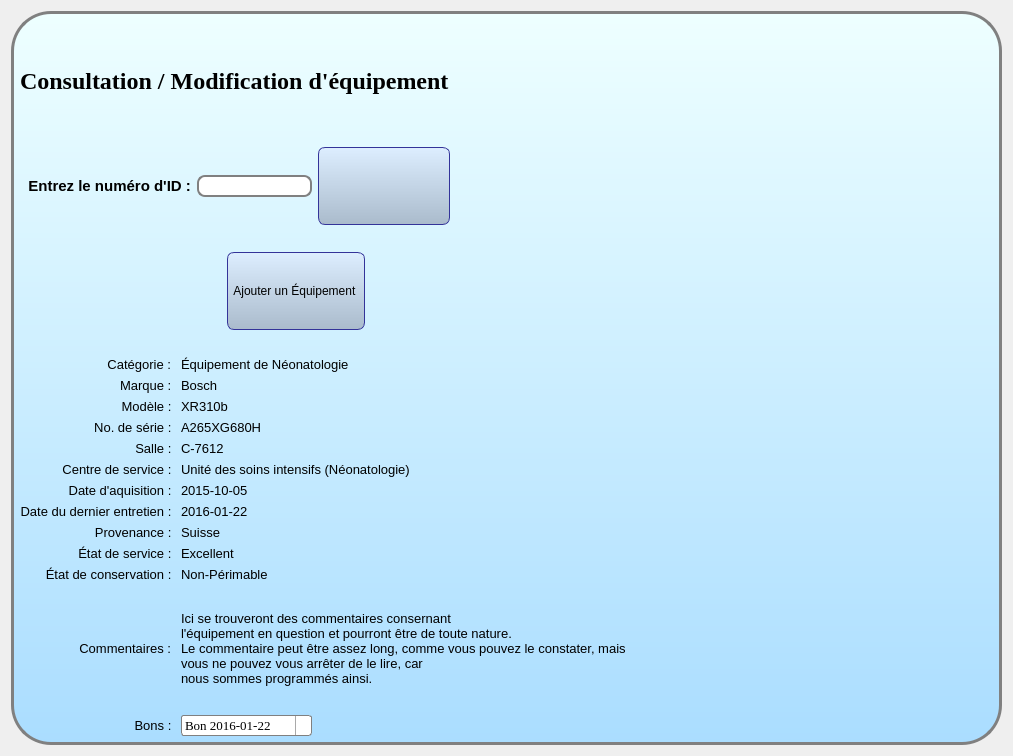
<?xml version="1.0" encoding="UTF-8"?>
<ui version="4.0">
 <class>BackgroundFrame</class>
 <widget class="QWidget" name="BackgroundFrame">
  <property name="geometry">
   <rect>
    <x>0</x>
    <y>0</y>
    <width>1013</width>
    <height>756</height>
   </rect>
  </property>
  <property name="windowTitle">
   <string>Form</string>
  </property>
  <property name="styleSheet">
   <string notr="true"/>
  </property>
  <layout class="QGridLayout" name="gridLayout">
   <item row="0" column="0">
    <widget class="QWidget" name="MainFrame" native="true">
     <property name="styleSheet">
      <string notr="true">#ConsultationEquip {
background: gray;
}

#MainFrame {
border: 3px solid gray;
border-radius: 40px;
background: QLinearGradient(x1: 0, y1: 0, x2: 0, y2: 1, stop: 0 #eff, stop: 1 #adf);
}
QLineEdit {
padding: 1px;
border-style: solid;
border: 2px solid gray;
border-radius: 8px;
min-width: 50px
}

QPushButton {
color: black;
background-color: qlineargradient(x1: 0, y1: 0, x2: 0, y2: 1, stop: 0 #def, stop: 1 #abc);
border-width: 1px;
border-color: #339;
border-style: solid;
border-radius: 7;
padding: 3px;
font-size: 12px;
font-police: Times New Roman;
padding-left: 5px;
padding-right: 5px;
min-width: 120px;
max-width: 200px;
min-height: 70px;
max-height: 70px;
}
QComboBox {
    border: 1px solid gray;
    border-radius: 3px;
    padding: 1px 18px 1px 3px;
    min-width: 8em;
}

QComboBox:editable {
    background: white;
}

QComboBox:!editable, QComboBox::drop-down:editable {
     background: qlineargradient(x1: 0, y1: 0, x2: 0, y2: 1,
                                 stop: 0 #E1E1E1, stop: 0.4 #DDDDDD,
                                 stop: 0.5 #D8D8D8, stop: 1.0 #D3D3D3);
}

/* QComboBox gets the &quot;on&quot; state when the popup is open */
QComboBox:!editable:on, QComboBox::drop-down:editable:on {
    background: qlineargradient(x1: 0, y1: 0, x2: 0, y2: 1,
                                stop: 0 #D3D3D3, stop: 0.4 #D8D8D8,
                                stop: 0.5 #DDDDDD, stop: 1.0 #E1E1E1);
}

QComboBox:on { /* shift the text when the popup opens */
    padding-top: 3px;
    padding-left: 4px;
}

QComboBox::drop-down {
    subcontrol-origin: padding;
    subcontrol-position: top right;
    width: 15px;

    border-left-width: 1px;
    border-left-color: darkgray;
    border-left-style: solid; /* just a single line */
    border-top-right-radius: 3px; /* same radius as the QComboBox */
    border-bottom-right-radius: 3px;
}

QComboBox::down-arrow {
    image: url(/usr/share/icons/crystalsvg/16x16/actions/1downarrow.png);
}

QComboBox::down-arrow:on { /* shift the arrow when popup is open */
    top: 1px;
    left: 1px;
}</string>
     </property>
     <layout class="QGridLayout" name="gridLayout_2">
      <item row="3" column="1" colspan="2">
       <layout class="QVBoxLayout" name="verticalLayout_2">
        <item>
         <widget class="QLabel" name="label_7">
          <property name="font">
           <font>
            <pointsize>10</pointsize>
           </font>
          </property>
          <property name="text">
           <string>Équipement de Néonatologie</string>
          </property>
          <property name="alignment">
           <set>Qt::AlignLeading|Qt::AlignLeft|Qt::AlignVCenter</set>
          </property>
         </widget>
        </item>
        <item>
         <widget class="QLabel" name="label_35">
          <property name="font">
           <font>
            <pointsize>10</pointsize>
           </font>
          </property>
          <property name="text">
           <string>Bosch</string>
          </property>
          <property name="alignment">
           <set>Qt::AlignLeading|Qt::AlignLeft|Qt::AlignVCenter</set>
          </property>
         </widget>
        </item>
        <item>
         <widget class="QLabel" name="label_36">
          <property name="font">
           <font>
            <pointsize>10</pointsize>
           </font>
          </property>
          <property name="text">
           <string>XR310b</string>
          </property>
          <property name="alignment">
           <set>Qt::AlignLeading|Qt::AlignLeft|Qt::AlignVCenter</set>
          </property>
         </widget>
        </item>
        <item>
         <widget class="QLabel" name="label_37">
          <property name="font">
           <font>
            <pointsize>10</pointsize>
           </font>
          </property>
          <property name="text">
           <string>A265XG680H</string>
          </property>
          <property name="alignment">
           <set>Qt::AlignLeading|Qt::AlignLeft|Qt::AlignVCenter</set>
          </property>
         </widget>
        </item>
        <item>
         <widget class="QLabel" name="label_38">
          <property name="font">
           <font>
            <pointsize>10</pointsize>
           </font>
          </property>
          <property name="text">
           <string>C-7612</string>
          </property>
          <property name="alignment">
           <set>Qt::AlignLeading|Qt::AlignLeft|Qt::AlignVCenter</set>
          </property>
         </widget>
        </item>
        <item>
         <widget class="QLabel" name="label_39">
          <property name="font">
           <font>
            <pointsize>10</pointsize>
           </font>
          </property>
          <property name="text">
           <string>Unité des soins intensifs (Néonatologie)</string>
          </property>
          <property name="alignment">
           <set>Qt::AlignLeading|Qt::AlignLeft|Qt::AlignVCenter</set>
          </property>
         </widget>
        </item>
        <item>
         <widget class="QLabel" name="label_40">
          <property name="font">
           <font>
            <pointsize>10</pointsize>
           </font>
          </property>
          <property name="text">
           <string>2015-10-05</string>
          </property>
          <property name="alignment">
           <set>Qt::AlignLeading|Qt::AlignLeft|Qt::AlignVCenter</set>
          </property>
         </widget>
        </item>
        <item>
         <widget class="QLabel" name="label_41">
          <property name="font">
           <font>
            <pointsize>10</pointsize>
           </font>
          </property>
          <property name="text">
           <string>2016-01-22</string>
          </property>
          <property name="alignment">
           <set>Qt::AlignLeading|Qt::AlignLeft|Qt::AlignVCenter</set>
          </property>
         </widget>
        </item>
        <item>
         <widget class="QLabel" name="label_42">
          <property name="font">
           <font>
            <pointsize>10</pointsize>
           </font>
          </property>
          <property name="text">
           <string>Suisse</string>
          </property>
          <property name="alignment">
           <set>Qt::AlignLeading|Qt::AlignLeft|Qt::AlignVCenter</set>
          </property>
         </widget>
        </item>
        <item>
         <widget class="QLabel" name="label_43">
          <property name="font">
           <font>
            <pointsize>10</pointsize>
           </font>
          </property>
          <property name="text">
           <string>Excellent</string>
          </property>
          <property name="alignment">
           <set>Qt::AlignLeading|Qt::AlignLeft|Qt::AlignVCenter</set>
          </property>
         </widget>
        </item>
        <item>
         <widget class="QLabel" name="label_44">
          <property name="font">
           <font>
            <pointsize>10</pointsize>
           </font>
          </property>
          <property name="text">
           <string>Non-Périmable</string>
          </property>
          <property name="alignment">
           <set>Qt::AlignLeading|Qt::AlignLeft|Qt::AlignVCenter</set>
          </property>
         </widget>
        </item>
       </layout>
      </item>
      <item row="4" column="0">
       <layout class="QHBoxLayout" name="horizontalLayout_7">
        <item alignment="Qt::AlignRight">
         <widget class="QLabel" name="label_34">
          <property name="font">
           <font>
            <pointsize>10</pointsize>
           </font>
          </property>
          <property name="text">
           <string>Commentaires : </string>
          </property>
          <property name="alignment">
           <set>Qt::AlignCenter</set>
          </property>
         </widget>
        </item>
       </layout>
      </item>
      <item row="4" column="1" colspan="2">
       <layout class="QHBoxLayout" name="horizontalLayout_5">
        <item>
         <widget class="QLabel" name="label_45">
          <property name="font">
           <font>
            <pointsize>10</pointsize>
           </font>
          </property>
          <property name="text">
           <string>Ici se trouveront des commentaires consernant
l'équipement en question et pourront être de toute nature.
Le commentaire peut être assez long, comme vous pouvez le constater, mais
vous ne pouvez vous arrêter de le lire, car
nous sommes programmés ainsi.</string>
          </property>
          <property name="alignment">
           <set>Qt::AlignLeading|Qt::AlignLeft|Qt::AlignVCenter</set>
          </property>
         </widget>
        </item>
       </layout>
      </item>
      <item row="5" column="0">
       <layout class="QHBoxLayout" name="horizontalLayout_8">
        <item>
         <widget class="QLabel" name="label_46">
          <property name="font">
           <font>
            <pointsize>10</pointsize>
           </font>
          </property>
          <property name="text">
           <string>Bons : </string>
          </property>
          <property name="alignment">
           <set>Qt::AlignRight|Qt::AlignTrailing|Qt::AlignVCenter</set>
          </property>
         </widget>
        </item>
       </layout>
      </item>
      <item row="5" column="1">
       <layout class="QHBoxLayout" name="horizontalLayout_6">
        <item alignment="Qt::AlignLeft">
         <widget class="QComboBox" name="comboBox">
          <property name="font">
           <font>
            <family>Times New Roman</family>
            <pointsize>10</pointsize>
           </font>
          </property>
          <property name="maxCount">
           <number>2147483645</number>
          </property>
          <property name="sizeAdjustPolicy">
           <enum>QComboBox::AdjustToContentsOnFirstShow</enum>
          </property>
          <item>
           <property name="text">
            <string>Bon 2016-01-22</string>
           </property>
           <property name="icon">
            <iconset>
             <normaloff>view-icon.png</normaloff>view-icon.png</iconset>
           </property>
          </item>
          <item>
           <property name="text">
            <string>Bon 2016-03-07</string>
           </property>
           <property name="icon">
            <iconset>
             <normaloff>view-icon.png</normaloff>view-icon.png</iconset>
           </property>
          </item>
          <item>
           <property name="text">
            <string>Bon 2016-05-12</string>
           </property>
           <property name="icon">
            <iconset>
             <normaloff>view-icon.png</normaloff>view-icon.png</iconset>
           </property>
          </item>
         </widget>
        </item>
       </layout>
      </item>
      <item row="3" column="0">
       <layout class="QVBoxLayout" name="verticalLayout">
        <item alignment="Qt::AlignRight">
         <widget class="QLabel" name="label_5">
          <property name="font">
           <font>
            <pointsize>10</pointsize>
           </font>
          </property>
          <property name="text">
           <string>Catégorie : </string>
          </property>
          <property name="alignment">
           <set>Qt::AlignCenter</set>
          </property>
         </widget>
        </item>
        <item alignment="Qt::AlignRight">
         <widget class="QLabel" name="label_28">
          <property name="font">
           <font>
            <pointsize>10</pointsize>
           </font>
          </property>
          <property name="text">
           <string>Marque : </string>
          </property>
          <property name="alignment">
           <set>Qt::AlignCenter</set>
          </property>
         </widget>
        </item>
        <item>
         <widget class="QLabel" name="label_32">
          <property name="font">
           <font>
            <pointsize>10</pointsize>
           </font>
          </property>
          <property name="text">
           <string>Modèle : </string>
          </property>
          <property name="alignment">
           <set>Qt::AlignRight|Qt::AlignTrailing|Qt::AlignVCenter</set>
          </property>
         </widget>
        </item>
        <item>
         <widget class="QLabel" name="label_30">
          <property name="font">
           <font>
            <pointsize>10</pointsize>
           </font>
          </property>
          <property name="text">
           <string>No. de série : </string>
          </property>
          <property name="alignment">
           <set>Qt::AlignRight|Qt::AlignTrailing|Qt::AlignVCenter</set>
          </property>
         </widget>
        </item>
        <item>
         <widget class="QLabel" name="label_31">
          <property name="font">
           <font>
            <pointsize>10</pointsize>
           </font>
          </property>
          <property name="text">
           <string>Salle : </string>
          </property>
          <property name="alignment">
           <set>Qt::AlignRight|Qt::AlignTrailing|Qt::AlignVCenter</set>
          </property>
         </widget>
        </item>
        <item>
         <widget class="QLabel" name="label_33">
          <property name="font">
           <font>
            <pointsize>10</pointsize>
           </font>
          </property>
          <property name="text">
           <string>Centre de service : </string>
          </property>
          <property name="alignment">
           <set>Qt::AlignRight|Qt::AlignTrailing|Qt::AlignVCenter</set>
          </property>
         </widget>
        </item>
        <item>
         <widget class="QLabel" name="label_29">
          <property name="font">
           <font>
            <pointsize>10</pointsize>
           </font>
          </property>
          <property name="text">
           <string>Date d'aquisition : </string>
          </property>
          <property name="alignment">
           <set>Qt::AlignRight|Qt::AlignTrailing|Qt::AlignVCenter</set>
          </property>
         </widget>
        </item>
        <item>
         <widget class="QLabel" name="label_27">
          <property name="font">
           <font>
            <pointsize>10</pointsize>
           </font>
          </property>
          <property name="text">
           <string>Date du dernier entretien : </string>
          </property>
          <property name="alignment">
           <set>Qt::AlignRight|Qt::AlignTrailing|Qt::AlignVCenter</set>
          </property>
         </widget>
        </item>
        <item>
         <widget class="QLabel" name="label_26">
          <property name="font">
           <font>
            <pointsize>10</pointsize>
           </font>
          </property>
          <property name="text">
           <string>Provenance : </string>
          </property>
          <property name="alignment">
           <set>Qt::AlignRight|Qt::AlignTrailing|Qt::AlignVCenter</set>
          </property>
         </widget>
        </item>
        <item>
         <widget class="QLabel" name="label_14">
          <property name="font">
           <font>
            <pointsize>10</pointsize>
           </font>
          </property>
          <property name="text">
           <string>État de service : </string>
          </property>
          <property name="alignment">
           <set>Qt::AlignRight|Qt::AlignTrailing|Qt::AlignVCenter</set>
          </property>
         </widget>
        </item>
        <item>
         <widget class="QLabel" name="label_17">
          <property name="font">
           <font>
            <pointsize>10</pointsize>
           </font>
          </property>
          <property name="text">
           <string>État de conservation : </string>
          </property>
          <property name="alignment">
           <set>Qt::AlignRight|Qt::AlignTrailing|Qt::AlignVCenter</set>
          </property>
         </widget>
        </item>
       </layout>
      </item>
      <item row="0" column="0" colspan="3">
       <layout class="QHBoxLayout" name="horizontalLayout">
        <item>
         <widget class="QLabel" name="titre">
          <property name="font">
           <font>
            <family>Times New Roman</family>
            <pointsize>18</pointsize>
            <weight>75</weight>
            <italic>false</italic>
            <bold>true</bold>
            <underline>false</underline>
           </font>
          </property>
          <property name="text">
           <string>Consultation / Modification d'équipement</string>
          </property>
         </widget>
        </item>
        <item>
         <spacer name="horizontalSpacer_2">
          <property name="orientation">
           <enum>Qt::Horizontal</enum>
          </property>
          <property name="sizeHint" stdset="0">
           <size>
            <width>40</width>
            <height>20</height>
           </size>
          </property>
         </spacer>
        </item>
       </layout>
      </item>
      <item row="1" column="0" colspan="2">
       <layout class="QHBoxLayout" name="horizontalLayout_3">
        <item>
         <widget class="QLabel" name="label_6">
          <property name="font">
           <font>
            <pointsize>11</pointsize>
            <weight>75</weight>
            <bold>true</bold>
           </font>
          </property>
          <property name="text">
           <string>  Entrez le numéro d'ID :</string>
          </property>
          <property name="alignment">
           <set>Qt::AlignCenter</set>
          </property>
         </widget>
        </item>
        <item>
         <widget class="QLineEdit" name="lineEdit"/>
        </item>
       </layout>
      </item>
      <item row="1" column="2">
       <layout class="QHBoxLayout" name="horizontalLayout_2">
        <item>
         <widget class="QPushButton" name="afficherEquipementButton">
          <property name="font">
           <font>
            <pointsize>-1</pointsize>
           </font>
          </property>
          <property name="text">
           <string/>
          </property>
          <property name="icon">
           <iconset>
            <normaloff>Refresh2.png</normaloff>Refresh2.png</iconset>
          </property>
          <property name="iconSize">
           <size>
            <width>60</width>
            <height>60</height>
           </size>
          </property>
         </widget>
        </item>
        <item>
         <spacer name="horizontalSpacer_8">
          <property name="orientation">
           <enum>Qt::Horizontal</enum>
          </property>
          <property name="sizeHint" stdset="0">
           <size>
            <width>40</width>
            <height>20</height>
           </size>
          </property>
         </spacer>
        </item>
       </layout>
      </item>
      <item row="2" column="0" colspan="3">
       <layout class="QHBoxLayout" name="horizontalLayout_4">
        <item>
         <spacer name="horizontalSpacer_3">
          <property name="orientation">
           <enum>Qt::Horizontal</enum>
          </property>
          <property name="sizeHint" stdset="0">
           <size>
            <width>40</width>
            <height>20</height>
           </size>
          </property>
         </spacer>
        </item>
        <item>
         <widget class="QPushButton" name="ajouterUnEquipementNutton">
          <property name="font">
           <font>
            <pointsize>-1</pointsize>
           </font>
          </property>
          <property name="text">
           <string>Ajouter un Équipement </string>
          </property>
          <property name="icon">
           <iconset>
            <normaloff>Add-icon.png</normaloff>Add-icon.png</iconset>
          </property>
          <property name="iconSize">
           <size>
            <width>60</width>
            <height>60</height>
           </size>
          </property>
         </widget>
        </item>
        <item>
         <spacer name="horizontalSpacer_5">
          <property name="orientation">
           <enum>Qt::Horizontal</enum>
          </property>
          <property name="sizeHint" stdset="0">
           <size>
            <width>40</width>
            <height>20</height>
           </size>
          </property>
         </spacer>
        </item>
        <item>
         <spacer name="horizontalSpacer_6">
          <property name="orientation">
           <enum>Qt::Horizontal</enum>
          </property>
          <property name="sizeHint" stdset="0">
           <size>
            <width>40</width>
            <height>20</height>
           </size>
          </property>
         </spacer>
        </item>
        <item>
         <spacer name="horizontalSpacer_4">
          <property name="orientation">
           <enum>Qt::Horizontal</enum>
          </property>
          <property name="sizeHint" stdset="0">
           <size>
            <width>40</width>
            <height>20</height>
           </size>
          </property>
         </spacer>
        </item>
        <item>
         <widget class="QFrame" name="frame">
          <property name="frameShape">
           <enum>QFrame::StyledPanel</enum>
          </property>
          <property name="frameShadow">
           <enum>QFrame::Raised</enum>
          </property>
         </widget>
        </item>
       </layout>
      </item>
     </layout>
     <zorder></zorder>
     <zorder></zorder>
     <zorder></zorder>
     <zorder></zorder>
    </widget>
   </item>
  </layout>
 </widget>
 <resources/>
 <connections/>
</ui>
